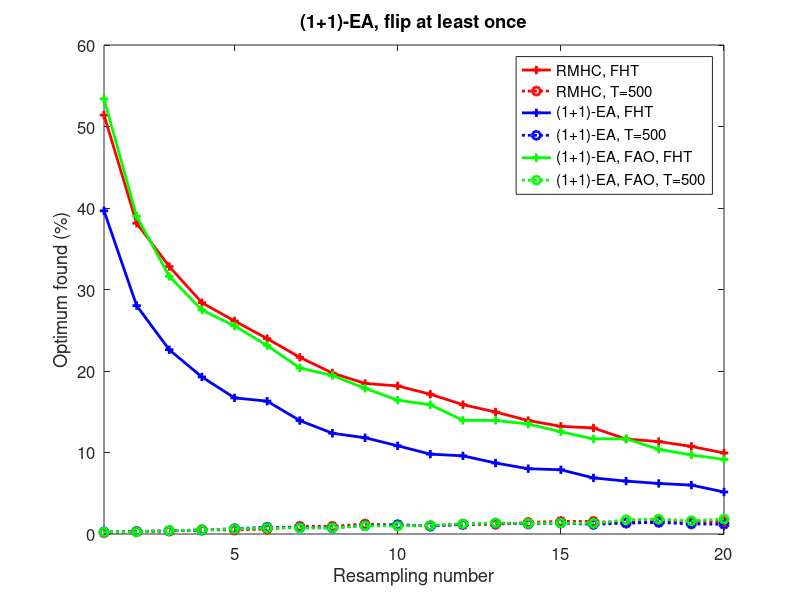

Write MATLAB code to recreate this figure.
%%% RMHC
figure
nfht=load('dataSimon/rmhc_fd10T500.dat');
fht=load('dataSimon/rmhc_fd10FHT.dat');
plot(fht(:,2)/100,'r+-','LineWidth',2);
hold on
plot(nfht(:,2)/100,'ro:','LineWidth',2);

nfht=load('dataSimon/opo_nfd10T500.dat');
fht=load('dataSimon/opo_nfd10FHT.dat');
plot(fht(:,2)/100,'b+-','LineWidth',2);
hold on
plot(nfht(:,2)/100,'bo:','LineWidth',2);

nfht=load('dataSimon/opo_fd10T500.dat');
fht=load('dataSimon/opo_fd10FHT.dat');
plot(fht(:,2)/100,'g+-','LineWidth',2);
hold on
plot(nfht(:,2)/100,'go:','LineWidth',2);
xlabel('Resampling number','FontSize',14);
ylabel('Optimum found (%)','FontSize',14);

legend('RMHC, FHT', 'RMHC, T=500', '(1+1)-EA, FHT', '(1+1)-EA, T=500', '(1+1)-EA, FAO, FHT', '(1+1)-EA, FAO, T=500')

title('(1+1)-EA, flip at least once','FontSize',14);
set(gca,'FontSize',12);
axis([1 20 0 60]);
print('pix/nbFindOpt_allInOne','-dpng')